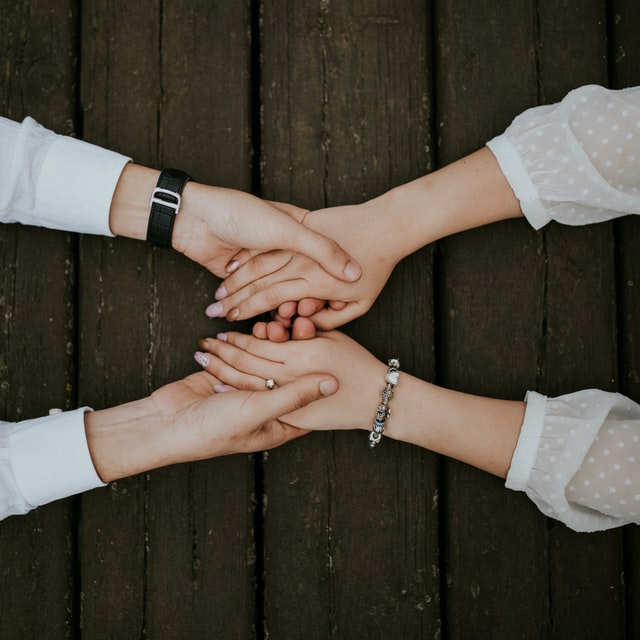
#> input picture imagetr.jpg, 640 x 640 px
$ python histogramEquilization.py
#> lines starting #> are read from the running program, lines starting #| are printed output that depends on the picture
import cv2

# This import statement is used to import the python packages or modules that required by our program.
# Here we are importing cv2 module which is used for imgOrignal reading and also for displaying imgOrignal in our program.
# opencv read the images a numpy arrays.
# As our images are read in the form of numpy array.
from matplotlib import pyplot as plt

img = cv2.imread("imagetr.jpg")
#> img is the input picture: shape (640, 640, 3); mean B, G, R 59.7, 70.6, 77.2
# cv2.imread() function is used to read and load imgOrignal files stored in your system.

img = cv2.resize(img, (320, 214))
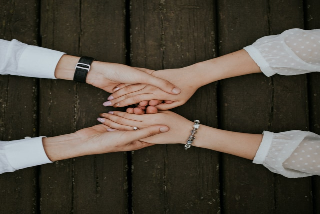
#> img: shape (214, 320, 3); mean B, G, R 59.6, 70.4, 77.1
# cv2.resize() function resizes the input imgOrignal into the provided height and width.

imgGrey = cv2.cvtColor(img, cv2.COLOR_BGR2GRAY)
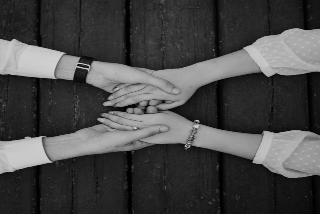
#> imgGrey: shape (214, 320); min 0, max 211, mean 71.1
# cv2.ctvColor() function converts the input imgOrignal from one color space to
# another color space by provided the desired argument.
# Here we are converting imgOrignal from BGR color space to a greyscale imgOrignal

histogramEquilizedImage = cv2.equalizeHist(imgGrey)
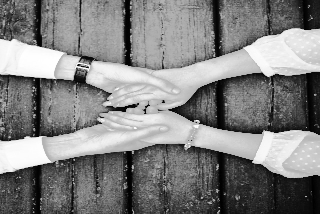
#> histogramEquilizedImage: shape (214, 320); min 0, max 255, mean 129.1

cv2.imshow("orignal imgOrignal", img)
cv2.imshow("Greyscale imgOrignal of input imgOrignal", imgGrey)
cv2.imshow("Histogram Equalized imgOrignal of input imgOrignal", histogramEquilizedImage)
# cv2.imshow() function is used to display the imgOrignal in the specified window.

#> (the run stopped early here; a loop or call above may not have finished)

$ run again, with imagergb1.jpg copied over imagetr.jpg
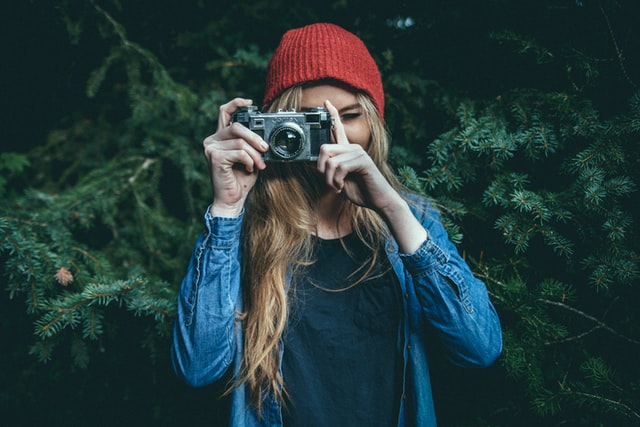
#> input picture imagergb1.jpg, 640 x 427 px
#> img is the input picture: shape (427, 640, 3); mean B, G, R 57.7, 57.3, 36.2
#> img: shape (214, 320, 3)
#> `imgGrey = cv2.cvtColor(img, cv2.COLOR_BGR2GRAY)`:
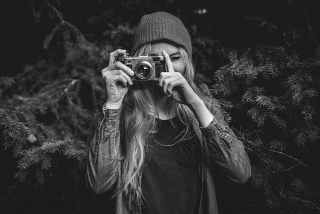
#> imgGrey: shape (214, 320); min 20, max 246, mean 51
#> `histogramEquilizedImage = cv2.equalizeHist(imgGrey)`:
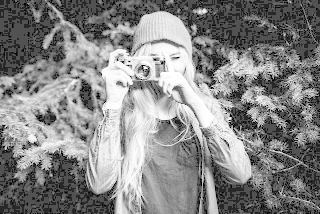
#> histogramEquilizedImage: shape (214, 320); min 0, max 255, mean 134.2
